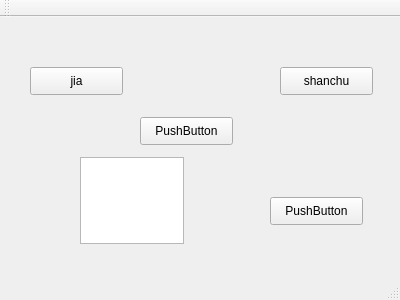
<?xml version="1.0" encoding="UTF-8"?>
<ui version="4.0">
 <class>MainWindow</class>
 <widget class="QMainWindow" name="MainWindow">
  <property name="geometry">
   <rect>
    <x>0</x>
    <y>0</y>
    <width>400</width>
    <height>300</height>
   </rect>
  </property>
  <property name="windowTitle">
   <string>MainWindow</string>
  </property>
  <widget class="QWidget" name="centralWidget">
   <widget class="QPushButton" name="pushButton">
    <property name="geometry">
     <rect>
      <x>140</x>
      <y>100</y>
      <width>93</width>
      <height>28</height>
     </rect>
    </property>
    <property name="text">
     <string>PushButton</string>
    </property>
   </widget>
   <widget class="QPushButton" name="pushButton_2">
    <property name="geometry">
     <rect>
      <x>270</x>
      <y>180</y>
      <width>93</width>
      <height>28</height>
     </rect>
    </property>
    <property name="text">
     <string>PushButton</string>
    </property>
   </widget>
   <widget class="QTextEdit" name="textEdit">
    <property name="geometry">
     <rect>
      <x>80</x>
      <y>140</y>
      <width>104</width>
      <height>87</height>
     </rect>
    </property>
   </widget>
   <widget class="QPushButton" name="pushButton_3">
    <property name="geometry">
     <rect>
      <x>280</x>
      <y>50</y>
      <width>93</width>
      <height>28</height>
     </rect>
    </property>
    <property name="text">
     <string>shanchu</string>
    </property>
   </widget>
   <widget class="QPushButton" name="pushButton_4">
    <property name="geometry">
     <rect>
      <x>30</x>
      <y>50</y>
      <width>93</width>
      <height>28</height>
     </rect>
    </property>
    <property name="text">
     <string>jia</string>
    </property>
   </widget>
  </widget>
  <widget class="QMenuBar" name="menuBar">
   <property name="geometry">
    <rect>
     <x>0</x>
     <y>0</y>
     <width>400</width>
     <height>26</height>
    </rect>
   </property>
  </widget>
  <widget class="QToolBar" name="mainToolBar">
   <attribute name="toolBarArea">
    <enum>TopToolBarArea</enum>
   </attribute>
   <attribute name="toolBarBreak">
    <bool>false</bool>
   </attribute>
  </widget>
  <widget class="QStatusBar" name="statusBar"/>
 </widget>
 <layoutdefault spacing="6" margin="11"/>
 <resources/>
 <connections/>
</ui>
